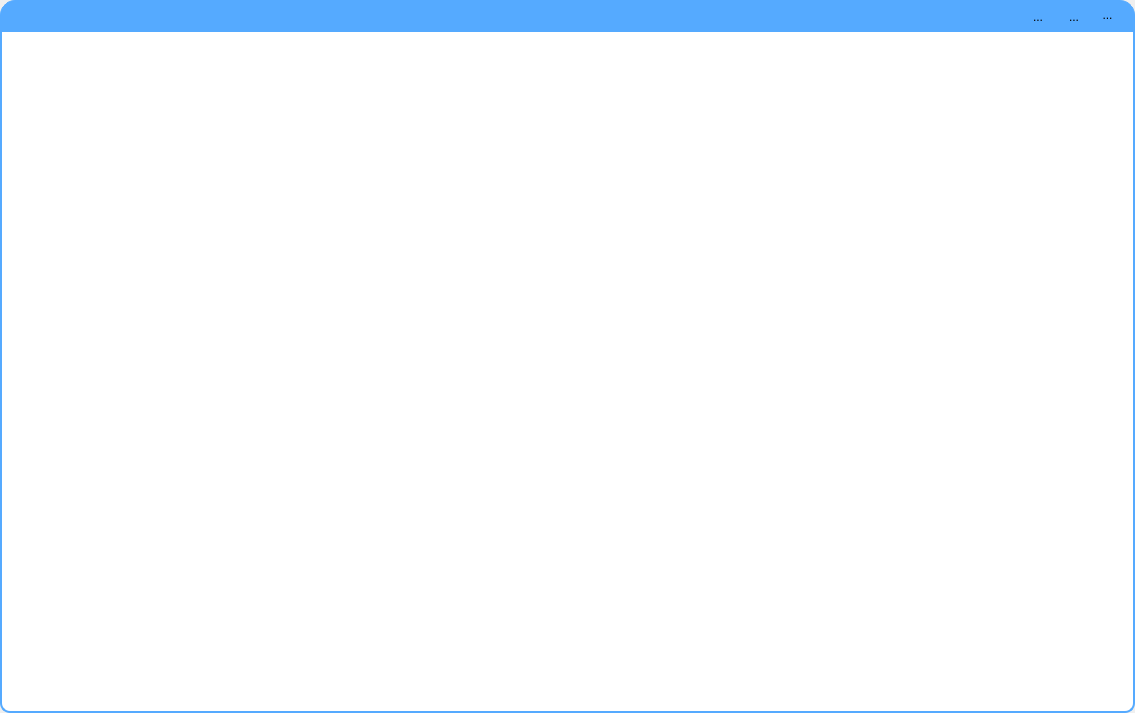
<?xml version="1.0" encoding="UTF-8"?>
<ui version="4.0">
 <class>mainUI</class>
 <widget class="QWidget" name="mainUI">
  <property name="geometry">
   <rect>
    <x>0</x>
    <y>0</y>
    <width>1135</width>
    <height>713</height>
   </rect>
  </property>
  <property name="windowTitle">
   <string>Form</string>
  </property>
  <property name="styleSheet">
   <string notr="true">#mainUI{

}</string>
  </property>
  <layout class="QVBoxLayout" name="verticalLayout">
   <property name="spacing">
    <number>0</number>
   </property>
   <property name="leftMargin">
    <number>0</number>
   </property>
   <property name="topMargin">
    <number>0</number>
   </property>
   <property name="rightMargin">
    <number>0</number>
   </property>
   <property name="bottomMargin">
    <number>0</number>
   </property>
   <item>
    <widget class="QWidget" name="menuBar" native="true">
     <property name="minimumSize">
      <size>
       <width>0</width>
       <height>30</height>
      </size>
     </property>
     <property name="maximumSize">
      <size>
       <width>16777215</width>
       <height>30</height>
      </size>
     </property>
     <property name="styleSheet">
      <string notr="true">#menuBar{
	
	background-color: rgb(85, 170, 255);
	border-color: rgb(85, 170, 255);
	border-width:1px;
	border-style:solid;
	border-top-right-radius:15px;
	border-top-left-radius:15px;
}</string>
     </property>
     <layout class="QHBoxLayout" name="horizontalLayout">
      <property name="leftMargin">
       <number>15</number>
      </property>
      <property name="topMargin">
       <number>2</number>
      </property>
      <property name="rightMargin">
       <number>15</number>
      </property>
      <property name="bottomMargin">
       <number>2</number>
      </property>
      <item>
       <widget class="QWidget" name="widget_3" native="true">
        <property name="minimumSize">
         <size>
          <width>200</width>
          <height>0</height>
         </size>
        </property>
        <property name="styleSheet">
         <string notr="true">.QWidget{
	background-image:url(:images/titile.png);
	background-repeat:repeat;
	margin:3px;
}
.QWidget:hover{
	margin:0px;
}
.QWidget:pressed{
	margin:3px;
}</string>
        </property>
       </widget>
      </item>
      <item>
       <spacer name="horizontalSpacer">
        <property name="orientation">
         <enum>Qt::Horizontal</enum>
        </property>
        <property name="sizeHint" stdset="0">
         <size>
          <width>40</width>
          <height>20</height>
         </size>
        </property>
       </spacer>
      </item>
      <item>
       <widget class="QToolButton" name="miniButton">
        <property name="minimumSize">
         <size>
          <width>30</width>
          <height>30</height>
         </size>
        </property>
        <property name="styleSheet">
         <string notr="true">#miniButton{
	background-color: rgba(255, 255, 255,0);
	margin-left:2px;
	margin-right:2px;
	border-color: rgba(255, 255, 255,0);
	border-width:1px;
	border-style:solid;
}	
#miniButton:hover{
	image:url(:images/mini_hover.png);
}</string>
        </property>
        <property name="text">
         <string>...</string>
        </property>
        <property name="icon">
         <iconset resource="qr.qrc">
          <normaloff>:/images/mini.png</normaloff>:/images/mini.png</iconset>
        </property>
       </widget>
      </item>
      <item>
       <widget class="QToolButton" name="maxButton">
        <property name="minimumSize">
         <size>
          <width>30</width>
          <height>30</height>
         </size>
        </property>
        <property name="styleSheet">
         <string notr="true">#maxButton{
	background-color: rgba(255, 255, 255,0);
	margin-left:2px;
	margin-right:2px;
	border-color: rgba(255, 255, 255,0);
	border-width:1px;
	border-style:solid;
}	
#maxButton:hover{
	image:url(:images/max_hover.png);
}</string>
        </property>
        <property name="text">
         <string>...</string>
        </property>
        <property name="icon">
         <iconset resource="qr.qrc">
          <normaloff>:/images/max.png</normaloff>:/images/max.png</iconset>
        </property>
       </widget>
      </item>
      <item>
       <widget class="QToolButton" name="closeButton">
        <property name="minimumSize">
         <size>
          <width>25</width>
          <height>25</height>
         </size>
        </property>
        <property name="styleSheet">
         <string notr="true">#closeButton{
	background-color: rgba(255, 255, 255,0);
	margin-left:2px;
	margin-right:2px;
	border-color: rgba(255, 255, 255,0);
	border-width:1px;
	border-style:solid;
}	
#closeButton:hover{
	image:url(:images/close_hover.png);
}</string>
        </property>
        <property name="text">
         <string>...</string>
        </property>
        <property name="icon">
         <iconset resource="qr.qrc">
          <normaloff>:/images/close.png</normaloff>:/images/close.png</iconset>
        </property>
       </widget>
      </item>
     </layout>
    </widget>
   </item>
   <item>
    <widget class="QWidget" name="contentWidget" native="true">
     <property name="styleSheet">
      <string notr="true">#contentWidget{
	background-color: rgb(255, 255, 255);
	
	border-color: rgb(85, 170, 255);
	border-width:2px;
	border-style:solid;
	border-bottom-right-radius:10px;
	border-bottom-left-radius:10px;
}</string>
     </property>
    </widget>
   </item>
  </layout>
 </widget>
 <resources>
  <include location="qr.qrc"/>
 </resources>
 <connections/>
</ui>
